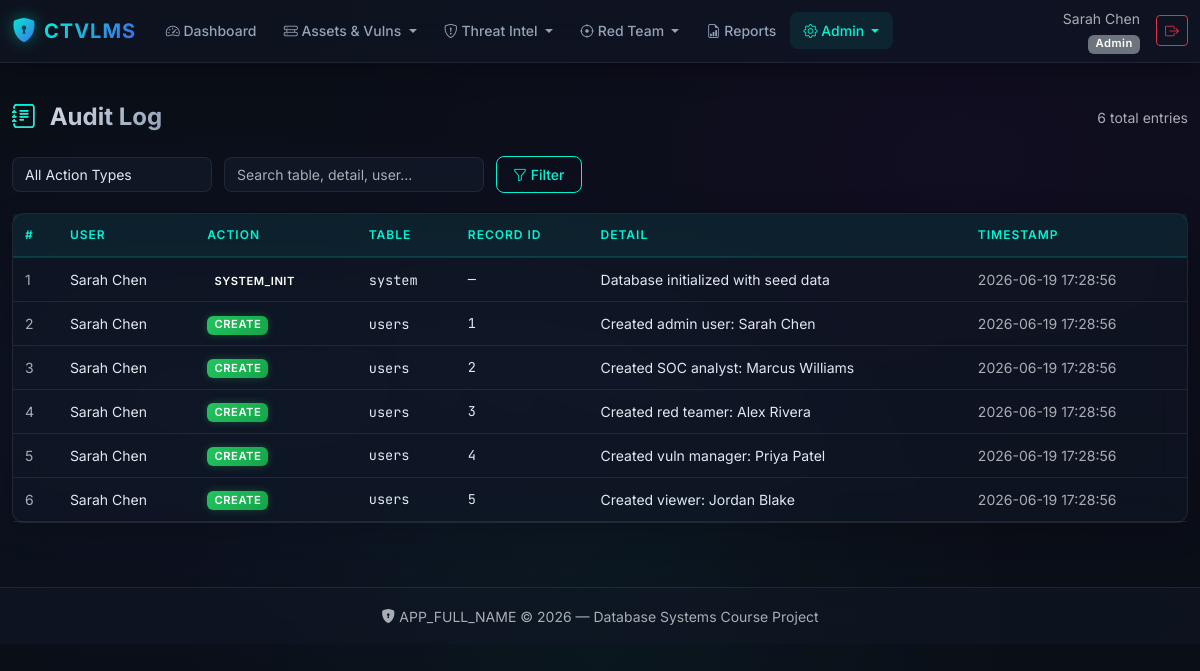
/?page=audit_log/list (signed in), run on the app's committed database.
### tables this page shows
CREATE TABLE audit_log (
    logID INT AUTO_INCREMENT PRIMARY KEY,
    userID INT,
    actionType VARCHAR(50) NOT NULL,            
    tableAffected VARCHAR(50) NOT NULL,
    recordID INT,
    actionDetail TEXT,
    actionTimestamp TIMESTAMP DEFAULT CURRENT_TIMESTAMP,
    FOREIGN KEY (userID) REFERENCES users(userID) ON DELETE SET NULL
);

CREATE TABLE users (
    userID INT AUTO_INCREMENT PRIMARY KEY,
    fullName VARCHAR(100) NOT NULL,
    email VARCHAR(150) NOT NULL UNIQUE,
    passwordHash VARCHAR(255) NOT NULL,
    role ENUM('Admin','SOC_Analyst','Red_Teamer','Vuln_Manager','Viewer') NOT NULL DEFAULT 'Viewer',
    isActive BOOLEAN NOT NULL DEFAULT TRUE,
    createdAt TIMESTAMP DEFAULT CURRENT_TIMESTAMP
);

### index.php (called while the page is built, shortened)
<?php
require_once __DIR__ . '/includes/audit.php';
require_once __DIR__ . '/includes/helpers.php';
$page = $_GET['page'] ?? 'dashboard';
$page = preg_replace('/[^a-zA-Z0-9_\/]/', '', $page);
$routes = [
    'dashboard'            => 'pages/dashboard.php',
    'reports'              => 'pages/reports.php',
    'users/list'           => 'pages/users/list.php',
    'users/form'           => 'pages/users/form.php',
    'assets/list'          => 'pages/assets/list.php',
    'assets/form'          => 'pages/assets/form.php',
    'vulnerabilities/list' => 'pages/vulnerabilities/list.php',
    'vulnerabilities/form' => 'pages/vulnerabilities/form.php',
    'exposures/list'       => 'pages/exposures/list.php',
    'asset_vulns/list'     => 'pages/asset_vulns/list.php',
    'asset_vulns/form'     => 'pages/asset_vulns/form.php',
    'threat_actors/list'   => 'pages/threat_actors/list.php',
    'threat_actors/form'   => 'pages/threat_actors/form.php',
    'iocs/list'            => 'pages/iocs/list.php',
    'iocs/form'            => 'pages/iocs/form.php',
    'incidents/list'       => 'pages/incidents/list.php',
    'incidents/form'       => 'pages/incidents/form.php',
    'engagements/list'     => 'pages/engagements/list.php',
    'engagements/form'     => 'pages/engagements/form.php',
    'findings/list'        => 'pages/findings/list.php',
    'findings/form'        => 'pages/findings/form.php',
    'remediations/list'    => 'pages/remediations/list.php',
    'remediations/form'    => 'pages/remediations/form.php',
    'audit_log/list'       => 'pages/audit_log/list.php',
];
require __DIR__ . '/' . $routes[$page];

### pages/audit_log/list.php (the view, shortened to what this page needs)
<?php
$db = getDB();
$filterSearch = trim($_GET['q'] ?? '');
$page        = max(1, (int)($_GET['pg'] ?? 1));
$perPage     = 25;
$where  = '';
$params = [];
$countSql = "SELECT COUNT(*)
             FROM audit_log al
             LEFT JOIN users u ON al.userID = u.userID
             WHERE 1=1 {$where}";
$dataSql  = "SELECT al.logID, al.userID, u.fullName, al.actionType,
                    al.tableAffected, al.recordID, al.actionDetail,
                    al.actionTimestamp
             FROM audit_log al
             LEFT JOIN users u ON al.userID = u.userID
             WHERE 1=1 {$where}
             ORDER BY al.actionTimestamp DESC";
$result = paginate($db, $countSql, $dataSql, $params, $page, $perPage);
require __DIR__ . '/../../includes/header.php';
?>
<div class="page-header">
    <h2><i class="bi bi-journal-text"></i> Audit Log</h2>
    <span class="text-muted small"><?= e((string)$result['total']) ?> total entries</span>
</div>
<form method="GET" class="filter-bar">
    <select name="type" class="form-select" style="max-width:200px;" onchange="this.form.submit()">
        <option value="">All Action Types</option>
    </select>
    <input type="text"
           name="q"
           id="tableSearch"
           class="form-control"
           placeholder="Search table, detail, user..."
           style="max-width:260px;"
           value="<?= e($filterSearch) ?>">
    <button type="submit" class="btn btn-cyber-outline btn-sm">
        <i class="bi bi-funnel"></i> Filter
    </button>
</form>
<div class="glass-card p-0">
    <div class="table-responsive">
        <table class="table table-dark-custom table-hover mb-0">
            <thead>
                <tr>
                    <th>#</th>
                    <th>User</th>
                    <th>Action</th>
                    <th>Table</th>
                    <th>Record ID</th>
                    <th>Detail</th>
                    <th>Timestamp</th>
                </tr>
            </thead>
            <tbody>
                <?php if (empty($result['rows'])): ?>
                    <tr>
                        <td colspan="7">
                            <div class="empty-state">
                                <i class="bi bi-journal-x d-block"></i>
                                <p>No audit log entries found.</p>
                            </div>
                        </td>
                    </tr>
                <?php else: ?>
                    <?php foreach ($result['rows'] as $row): ?>
                        <?php
                        $typeBadge = match ($row['actionType']) {
                            'CREATE'        => 'badge-low',
                            'UPDATE'        => 'bg-info',
                            'DELETE'        => 'badge-critical',
                            'STATUS_CHANGE' => 'bg-warning text-dark',
                            'LOGIN'         => 'bg-primary',
                            'LOGOUT'        => 'bg-secondary',
                            'SYSTEM_INIT'   => 'bg-purple',
                            default         => 'bg-secondary',
                        };
                        $detail = $row['actionDetail'] ?? '';
                        $truncated = strlen($detail) > 80
                            ? substr($detail, 0, 80) . '…'
                            : $detail;
                        ?>
                        <tr>
                            <td class="text-muted"><?= e((string)$row['logID']) ?></td>
                            <td><?= e($row['fullName'] ?? 'System') ?></td>
                            <td><span class="badge <?= $typeBadge ?>"><?= e($row['actionType']) ?></span></td>
                            <td><span class="font-mono"><?= e($row['tableAffected'] ?? '') ?></span></td>
                            <td class="font-mono"><?= e((string)($row['recordID'] ?? '—')) ?></td>
                            <td title="<?= e($detail) ?>"><?= e($truncated) ?></td>
                            <td class="text-muted text-nowrap"><?= e($row['actionTimestamp'] ?? '') ?></td>
                        </tr>
                    <?php endforeach; ?>
                <?php endif; ?>
            </tbody>
        </table>
    </div>
</div>
<?php require __DIR__ . '/../../includes/footer.php'; ?>

### public/css/style.css (style rules this page uses)
:root { --bg-primary: #0a0e17; --bg-secondary: #111827; --bg-card: rgba(17, 24, 39, 0.7); --bg-glass: rgba(17, 24, 39, 0.55); --border-glass: rgba(255, 255, 255, 0.08); --text-primary: #e2e8f0; --text-secondary: #94a3b8; --text-muted: #64748b; --accent-cyan: #00f5d4; --accent-magenta: #f72585; --accent-blue: #4361ee; --accent-purple: #7209b7; --accent-orange: #fb8500; --severity-critical: #ef4444; --severity-high: #f97316; --severity-medium: #eab308; --severity-low: #22c55e; --font-body: 'Inter', system-ui, -apple-system, sans-serif; --font-mono: 'JetBrains Mono', 'Fira Code', monospace; --glass-blur: 16px; --radius: 12px; --radius-sm: 8px; --transition: all 0.3s cubic-bezier(0.4, 0, 0.2, 1); }
html { scroll-behavior: smooth; }
body { font-family: var(--font-body); background: var(--bg-primary); color: var(--text-primary); min-height: 100vh; background-image: radial-gradient(ellipse at 20% 50%, rgba(67, 97, 238, 0.08) 0%, transparent 50%), radial-gradient(ellipse at 80% 20%, rgba(114, 9, 183, 0.06) 0%, transparent 50%), radial-gradient(ellipse at 50% 80%, rgba(0, 245, 212, 0.04) 0%, transparent 50%); }
.glass-card { background: var(--bg-glass); backdrop-filter: blur(var(--glass-blur)); -webkit-backdrop-filter: blur(var(--glass-blur)); border: 1px solid var(--border-glass); border-radius: var(--radius); box-shadow: 0 8px 32px rgba(0, 0, 0, 0.2); transition: var(--transition); }
.table-dark-custom { --bs-table-bg: transparent; --bs-table-color: var(--text-primary); --bs-table-border-color: var(--border-glass); --bs-table-hover-bg: rgba(0, 245, 212, 0.04); --bs-table-hover-color: var(--text-primary); --bs-table-striped-bg: rgba(255, 255, 255, 0.02); font-size: 0.875rem; }
.table-dark-custom thead th { background: rgba(0, 245, 212, 0.06); color: var(--accent-cyan); font-weight: 600; font-size: 0.75rem; text-transform: uppercase; letter-spacing: 1px; border-bottom: 2px solid rgba(0, 245, 212, 0.15); padding: 0.75rem; white-space: nowrap; }
.table-dark-custom td { padding: 0.65rem 0.75rem; vertical-align: middle; }
.table-dark-custom tbody tr { transition: var(--transition); }
.badge { font-weight: 600; font-size: 0.7rem; letter-spacing: 0.5px; padding: 0.35em 0.65em; border-radius: 6px; }
.badge-low { background: linear-gradient(135deg, #22c55e, #16a34a) !important; box-shadow: 0 0 8px rgba(34, 197, 94, 0.3); }
.btn-cyber-outline { background: transparent; border: 1px solid var(--accent-cyan); color: var(--accent-cyan); font-weight: 500; font-size: 0.875rem; padding: 0.45rem 1rem; border-radius: var(--radius-sm); transition: var(--transition); text-decoration: none; }
.form-control, .form-select { background: rgba(17, 24, 39, 0.8) !important; border: 1px solid var(--border-glass) !important; color: var(--text-primary) !important; border-radius: var(--radius-sm); font-size: 0.875rem; transition: var(--transition); }
.page-header { display: flex; align-items: center; justify-content: space-between; flex-wrap: wrap; gap: 1rem; margin-bottom: 1.5rem; }
.page-header h2 { font-weight: 700; font-size: 1.5rem; margin: 0; background: linear-gradient(135deg, var(--text-primary), var(--text-secondary)); -webkit-background-clip: text; -webkit-text-fill-color: transparent; background-clip: text; }
.page-header h2 i { -webkit-text-fill-color: var(--accent-cyan); margin-right: 0.5rem; }
.filter-bar { display: flex; gap: 0.75rem; flex-wrap: wrap; align-items: center; margin-bottom: 1.25rem; }
.filter-bar .form-control, .filter-bar .form-select { max-width: 220px; }
.font-mono { font-family: var(--font-mono); font-size: 0.85rem; }
.table-dark-custom tbody tr { animation: fadeInUp 0.3s ease-out forwards; opacity: 0; }
.table-dark-custom tbody tr:nth-child(1) { animation-delay: 0.02s; }
.table-dark-custom tbody tr:nth-child(2) { animation-delay: 0.04s; }
.table-dark-custom tbody tr:nth-child(3) { animation-delay: 0.06s; }
.table-dark-custom tbody tr:nth-child(4) { animation-delay: 0.08s; }
.table-dark-custom tbody tr:nth-child(5) { animation-delay: 0.10s; }
.table-dark-custom tbody tr:nth-child(6) { animation-delay: 0.12s; }

### data on the page
audit_log: logID "1", userID.fullName "Sarah Chen", actionType "SYSTEM_INIT", tableAffected "system", recordID "—", actionDetail "Database initialized with seed data", actionTimestamp "2026-06-19 17:28:56"
audit_log: logID "2", userID.fullName "Sarah Chen", actionType "CREATE", tableAffected "users", recordID "1", actionDetail "Created admin user: Sarah Chen", actionTimestamp "2026-06-19 17:28:56"
audit_log: logID "3", userID.fullName "Sarah Chen", actionType "CREATE", tableAffected "users", recordID "2", actionDetail "Created SOC analyst: Marcus Williams", actionTimestamp "2026-06-19 17:28:56"
audit_log: logID "4", userID.fullName "Sarah Chen", actionType "CREATE", tableAffected "users", recordID "3", actionDetail "Created red teamer: Alex Rivera", actionTimestamp "2026-06-19 17:28:56"
audit_log: logID "5", userID.fullName "Sarah Chen", actionType "CREATE", tableAffected "users", recordID "4", actionDetail "Created vuln manager: Priya Patel", actionTimestamp "2026-06-19 17:28:56"
audit_log: logID "6", userID.fullName "Sarah Chen", actionType "CREATE", tableAffected "users", recordID "5", actionDetail "Created viewer: Jordan Blake", actionTimestamp "2026-06-19 17:28:56"

### other printed values
$user['name'] "Sarah Chen"
$map[$role] "Admin"
$result['total'] "6"
APP_FULL_NAME "APP_FULL_NAME"
